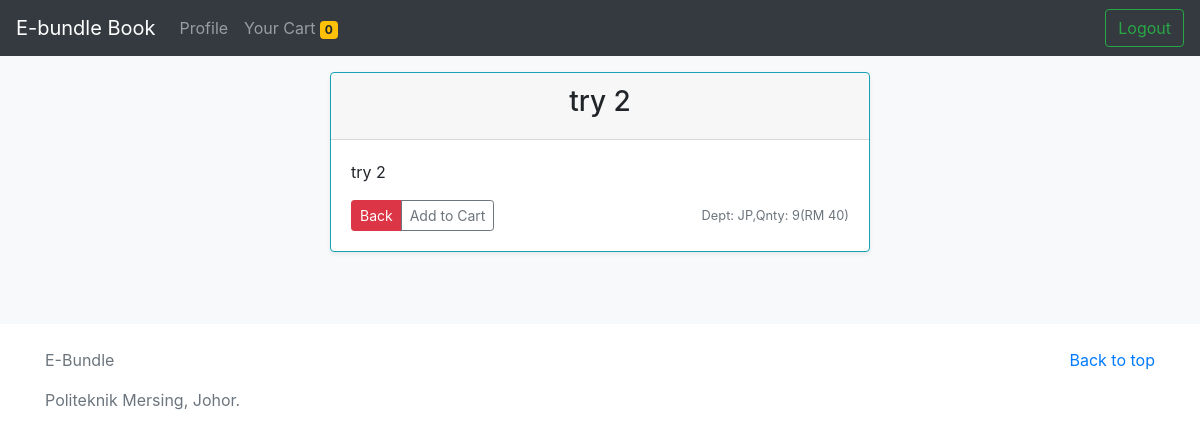
Screenshot of /user/view.php?id=6 (signed in) with the database file from the repository.
### tables this page shows
CREATE TABLE `eb_book` (
  `book_id` int(11) NOT NULL,
  `book_name` varchar(200) NOT NULL,
  `book_status` varchar(100) NOT NULL,
  `book_price` float NOT NULL,
  `book_desc` text NOT NULL,
  `book_department` varchar(100) NOT NULL,
  `book_quantity` int(11) NOT NULL,
  `book_publish` int(11) NOT NULL,
  `book_level` varchar(100) NOT NULL,
  `user_id` int(11) NOT NULL,
  `admin_info` varchar(200) NOT NULL
);

### control/allControl.php (called while the page is built, shortened)
<?php
	class allControl{
		public function showbookid($conn, $id){
			$sql = mysqli_query($conn, "SELECT * FROM eb_book WHERE book_id = '$id'");
			if ($row = mysqli_fetch_array($sql)) {
				return $row;
			} else {
				return false;
			}
		}
	}
?>

### user/view.php (the view, shortened to what this page needs)
<?php
require '../control/allControl.php';
$ctrl = new allControl();
$conn = $ctrl->open();
$bookid = "-1";
if (isset($_GET['id'])) {
  $bookid = mysqli_escape_string($conn, $_GET['id']);
}
$bookdata = $ctrl->showbookid($conn, $bookid);
?>
<!doctype html>
<html lang="en">
  <?php include 'include/head.php'; ?>
  <body>
    <?php include 'include/nav.php'; ?>
<main role="main">
  <div class="album py-5 my-4 bg-light" id="buyercontent">
    <div class="container">
      <div class="row">
        <?php
        if ($bookdata == false) { ?>
          <div class="col-md-6 mx-auto">
            <div class="card mb-4 shadow-sm">
              <div class="card-body">
                <h5 class="text-muted">No book found..</h5>
              </div>
            </div>
          </div>
        <?php } else { ?>
            <div class="col-md-6 mx-auto">
              <div class="card mb-4 shadow-sm border-info">
                <div class="card-header">
                  <h3 class="text-center"><?php echo $bookdata['book_name']; ?></h3>
                </div>
                <div class="card-body">
                  <p class="card-text"><?php echo $bookdata['book_desc']; ?></p>
                  <div class="d-flex justify-content-between align-items-center">
                    <div class="btn-group">
                      <button type="button" class="btn btn-sm btn-danger" onclick="window.location.href='index.php'">Back</button>
                      <a href="../control/allControl.php?mod=addCart&id=<?php echo $bookdata['book_id']; ?>" class="btn btn-sm btn-outline-secondary">Add to Cart</a>
                    </div>
                    <small class="text-muted">Dept: <?php echo $bookdata['book_department']; ?>,Qnty: <?php echo $bookdata['book_quantity']; ?>(RM <?php echo $bookdata['book_price']; ?>)</small>
                  </div>
                </div>
              </div>
            </div>
          <?php } ?>
      </div>
    </div>
  </div>
</main>
<?php include 'include/footer.php'; ?>
</body>
</html>

### rows the page displays
eb_book: book_name "try 2", book_desc "try 2", book_department "JP", book_quantity "9", book_price "40"

### other values shown
$totalcart['totalcart'] "0"
